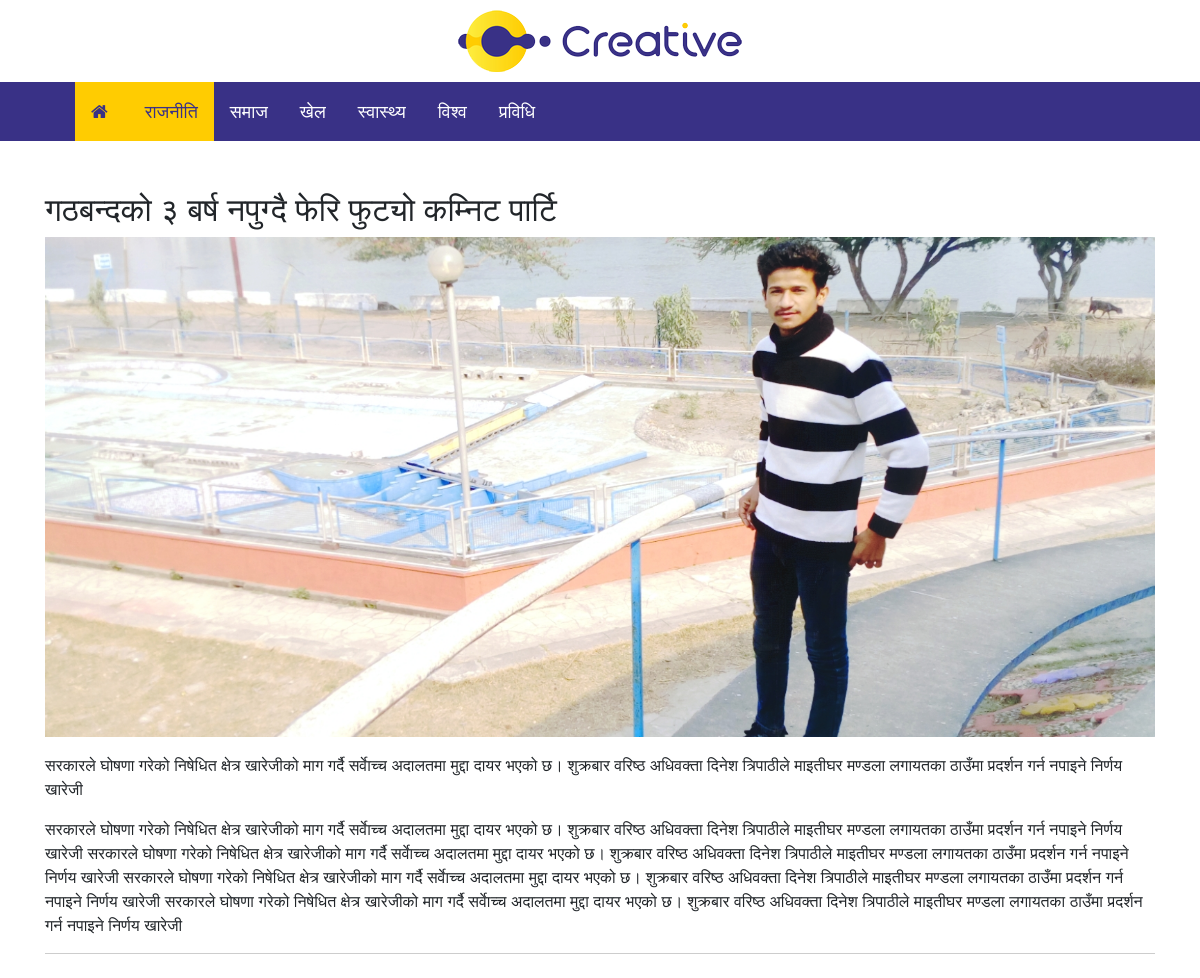
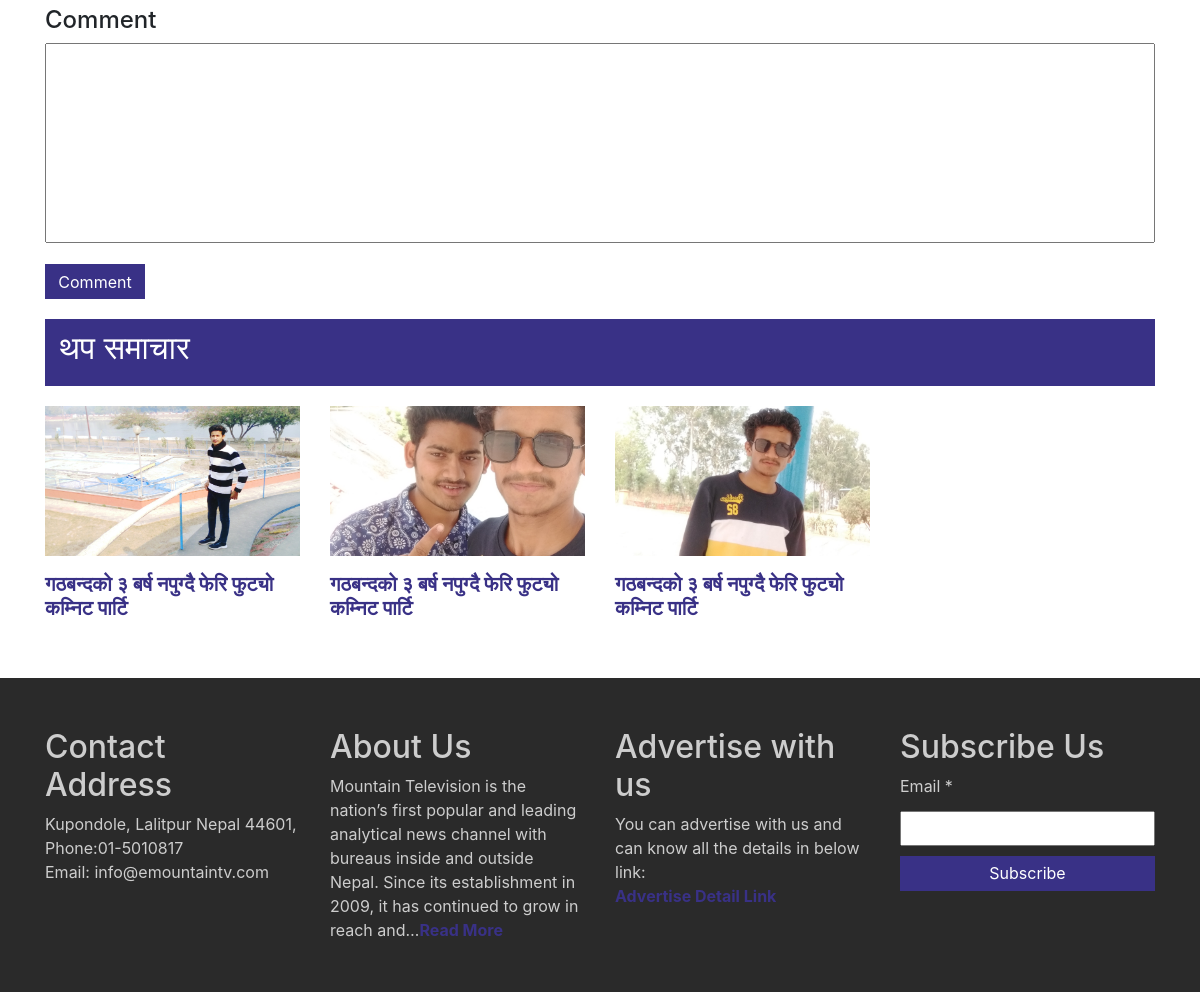
The app's page /news-details/17/ with its own data (2 pictures, top to bottom).
### nayakhabar/models.py (models this page shows, shortened)
class Category(models.Model):
    title=models.CharField(max_length=50)
    summary=models.CharField(max_length=200,null=True,blank=True)
    status=models.CharField(max_length=20,choices=[('Active','Active'),('In Active','In Active')])
    image=models.ImageField(upload_to="categories",blank=True,null=True)
    added_by=models.ForeignKey(User,on_delete=models.CASCADE)

class News(models.Model):
    title=models.CharField(max_length=50)
    summary=models.CharField(max_length=200)
    description=models.CharField(max_length=1000)
    location=models.CharField(max_length=50)
    image=models.ImageField(upload_to="news")
    news_date=models.DateTimeField(auto_now_add=True)
    is_sticky=models.BooleanField(default=False)
    status=models.CharField(max_length=50,choices=[('Published','Published'),('Un Published','Un Published')])
    category=models.ForeignKey(Category,on_delete=models.CASCADE)
    reporter=models.ForeignKey(Reporter,on_delete=models.SET_NULL,null=True)
    added_by=models.ForeignKey(User,on_delete=models.SET_NULL,null=True)
    created_at=models.DateTimeField(auto_now_add=True)

### nayakhabar/views.py (the view)
# urls.py: path('news-details/<int:id>/',views.NewsDetail.as_view(),name="newsdetail"),
class NewsDetail(TemplateView):
    template_name="frontend/news.html"
    def get_context_data(self,**kwargs):
        context=super().get_context_data(**kwargs)
        news_id=self.kwargs['id']
        news=News.objects.get(id=news_id)
        cat_id=news.category.id
        context['cat_id']=cat_id
        context['related_news']=News.objects.filter(category=cat_id).all()
        context['news']=news
        context["categories"] = Category.objects.all()
        return context

### templates/frontend/news.html (shortened to what this page needs)
{% extends 'frontend/base.html' %}
{% block content %}
    <section class="news-inner">
        <div class="container">
            <div class="full-news">
                <h2>{{news.title}}</h2>
                <figure style="background-image: url({{news.image.url}})"></figure>
                <p>{{news.summary}}</p>
                <p>{{news.description}}</p>
            </div>
            <div class="comment">
                <h4>Comment</h4>
                <textarea></textarea>
                <input type="button" value="Comment">
            </div>
            <div class="news-wrapper">
                <div class="section-title more">
                    <h2>थप समाचार</h2>
                </div>
                    <div class="row">
                    {% for news in related_news %}
                        <div class="col-lg-3 col-md-4 col-6">
                            <div class="more-news">
                                <a href="{% url 'newsdetail' news.id %}">
                                    <figure style="background-image: url({{news.image.url}})"></figure>
                                </a>
                                <h2><a href="{% url 'newsdetail' news.id %}">{{news.title}}</a></h2>
                            </div>
                        </div>
                    {% endfor %}
                    </div>
                </div>
            </div>
    </section>
{% endblock %}

### templates/frontend/layouts/navbar.html (shortened to what this page needs)
{% load static %}
<body>
    <header class="main-head">
        <div class="container">
            <div class="logo">
                <img src="{% static 'images/logo.png' %}">
            </div>
        </div>
        <nav class="navbar navbar-expand-lg">
            <div class="container">
                <div class="collapse navbar-collapse" id="collapsibleNavbar">
                    <ul class="navbar-nav mr-auto">
                        <li class="nav-item"><a href="{% url 'home' %}" class="nav-link active"><i class="fa fa-home" aria-hidden="true"></i></a></li>
                       {% for cat in categories %}
                        <li class="nav-item"><a href="{% url 'catnews' cat.id %}" class="nav-link {% if cat_id == cat.id %}active{% endif %}">{{cat.title}}</a></li>
                        {% endfor %}
                    </ul>
                </div>
            </div>
        </nav>
    </header>

### static/css/main.css (style rules this page uses)
figure { background-repeat: no-repeat; background-size: cover; background-position: center center; }
a { font-weight: bold; color: #393186; }
.logo { text-align: center; padding: 10px 0; }
.navbar { background-color: #393186; padding: 0; }
.navbar-nav li a { color: #fff; font-size: 18px; font-weight: normal; }
.navbar-expand-lg .navbar-nav .nav-link { padding: 1rem; }
.navbar-nav li a:hover, .navbar-nav li a.active { background-color: #ffcc01; color: #393186; transition: .3s all ease-in-out; }
.section-title { background-color: #393186; padding: 10px 0; }
.section-title h2 { display: inline-block; }
.news-wrapper { margin-top: 20px; }
.inner, .news-inner { margin-top: 50px; }
.full-news { border-bottom: 1px solid #cdcdcd; }
.full-news figure { height: 500px; }
.comment { margin-top: 30px; }
.comment input { background-color: #393186; color: #fff; border: none; cursor: pointer; height: 35px; width: 100px; margin-top: 15px; }
.comment textarea { width: 100%; resize: none; height: 200px; }
.more-news figure { height: 150px; }
.more h2 { color: #fff; margin-left: 15px; }
.more-news h2 { font-size: 20px; }

### records on screen
Category: title "राजनीति"
Category: title "समाज"
Category: title "खेल"
Category: title "स्वास्थ्य"
Category: title "विश्व"
Category: title "प्रविधि"
News: title "गठबन्दको ३ बर्ष नपुग्दै फेरि फुट्यो कम्निट पार्टि", image (picture), summary "सरकारले घोषणा गरेको निषेधित क्षेत्र खारेजीको माग गर्दै सर्वाेच्च अदालतमा मुद्दा दायर भएको छ। शुक्रबार वरिष्ठ अधिवक्ता दिनेश त्रिपाठीले माइतीघर मण्डला लगायतका ठाउँमा प्रदर्शन गर्न नपाइने निर्णय खारेजी", description "सरकारले घोषणा गरेको निषेधित क्षेत्र खारेजीको माग गर्दै सर्वाेच्च अदालतमा मुद्दा दायर भएको छ। शुक्रबार वरिष्ठ अधिवक्ता दिनेश त्रिपाठीले माइतीघर मण्डला लगायतका ठाउँमा प्रदर्शन गर्न नपाइने निर्णय खारेजी सरकारले घोषणा गरेको निषेधित क्षेत्र खारेजीको माग गर्दै सर्वाेच्च अदालतमा मुद्दा दायर भएको छ। शुक्रबार वरिष्ठ अधिवक्ता दिनेश त्रिपाठीले माइतीघर मण्डला लगायतका ठाउँमा प्रदर्शन गर्न नपाइने निर्णय खारेजी सरकारले घोषणा गरेको निषेधित क्षेत्र खारेजीको माग गर्दै सर्वाेच्च अदालतमा मुद्दा दायर भएको छ। शुक्रबार वरिष्ठ अधिवक्ता दिनेश त्रिपाठीले माइतीघर मण्डला लगायतका ठाउँमा प्रदर्शन गर्न नपाइने निर्णय खारेजी सरकारले घोषणा गरेको निषेधित क्षेत्र खारेजीको माग गर्दै सर्वाेच्च अदालतमा मुद्दा दायर भएको छ।…"
News: image (picture), title "गठबन्दको ३ बर्ष नपुग्दै फेरि फुट्यो कम्निट पार्टि"
News: image (picture), title "गठबन्दको ३ बर्ष नपुग्दै फेरि फुट्यो कम्निट पार्टि"
